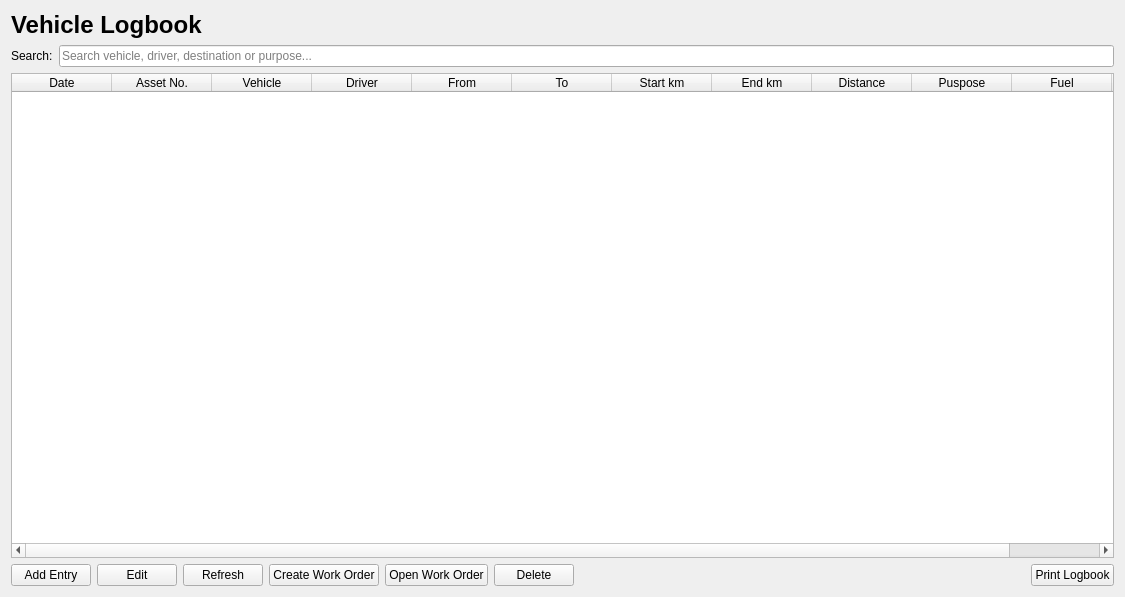
<?xml version="1.0" encoding="UTF-8"?>
<ui version="4.0">
 <class>VehicleLogbookPage</class>
 <widget class="QWidget" name="VehicleLogbookPage">
  <property name="geometry">
   <rect>
    <x>0</x>
    <y>0</y>
    <width>1125</width>
    <height>597</height>
   </rect>
  </property>
  <property name="windowTitle">
   <string>Vehicle Logbook</string>
  </property>
  <layout class="QVBoxLayout" name="verticalLayout">
   <item>
    <widget class="QLabel" name="lblTitle">
     <property name="font">
      <font>
       <pointsize>18</pointsize>
       <bold>true</bold>
      </font>
     </property>
     <property name="text">
      <string>Vehicle Logbook</string>
     </property>
    </widget>
   </item>
   <item>
    <layout class="QHBoxLayout" name="horizontalLayout">
     <item>
      <widget class="QLabel" name="lblSearch">
       <property name="text">
        <string>Search:</string>
       </property>
      </widget>
     </item>
     <item>
      <widget class="QLineEdit" name="txtSearch">
       <property name="placeholderText">
        <string>Search vehicle, driver, destination or purpose...</string>
       </property>
      </widget>
     </item>
    </layout>
   </item>
   <item>
    <widget class="QTableWidget" name="tblLogbook">
     <column>
      <property name="text">
       <string>Date</string>
      </property>
     </column>
     <column>
      <property name="text">
       <string>Asset No.</string>
      </property>
     </column>
     <column>
      <property name="text">
       <string>Vehicle</string>
      </property>
     </column>
     <column>
      <property name="text">
       <string>Driver</string>
      </property>
     </column>
     <column>
      <property name="text">
       <string>From</string>
      </property>
     </column>
     <column>
      <property name="text">
       <string>To</string>
      </property>
     </column>
     <column>
      <property name="text">
       <string>Start km</string>
      </property>
     </column>
     <column>
      <property name="text">
       <string>End km</string>
      </property>
     </column>
     <column>
      <property name="text">
       <string>Distance</string>
      </property>
     </column>
     <column>
      <property name="text">
       <string>Puspose</string>
      </property>
     </column>
     <column>
      <property name="text">
       <string>Fuel</string>
      </property>
     </column>
     <column>
      <property name="text">
       <string>Work Order</string>
      </property>
     </column>
    </widget>
   </item>
   <item>
    <layout class="QHBoxLayout" name="horizontalLayout_2">
     <item>
      <widget class="QPushButton" name="btnAdd">
       <property name="text">
        <string>Add Entry</string>
       </property>
      </widget>
     </item>
     <item>
      <widget class="QPushButton" name="btnEdit">
       <property name="text">
        <string>Edit</string>
       </property>
      </widget>
     </item>
     <item>
      <widget class="QPushButton" name="btnRefresh">
       <property name="text">
        <string>Refresh</string>
       </property>
      </widget>
     </item>
     <item>
      <widget class="QPushButton" name="btnCreateWorkOrder">
       <property name="text">
        <string>Create Work Order</string>
       </property>
      </widget>
     </item>
     <item>
      <widget class="QPushButton" name="btnOpenWorkOrder">
       <property name="text">
        <string>Open Work Order</string>
       </property>
      </widget>
     </item>
     <item>
      <widget class="QPushButton" name="btnDelete">
       <property name="text">
        <string>Delete</string>
       </property>
      </widget>
     </item>
     <item>
      <spacer name="horizontalSpacer">
       <property name="orientation">
        <enum>Qt::Orientation::Horizontal</enum>
       </property>
       <property name="sizeHint" stdset="0">
        <size>
         <width>1045</width>
         <height>20</height>
        </size>
       </property>
      </spacer>
     </item>
     <item>
      <widget class="QPushButton" name="btnPrint">
       <property name="text">
        <string>Print Logbook</string>
       </property>
      </widget>
     </item>
    </layout>
   </item>
  </layout>
 </widget>
 <resources/>
 <connections/>
</ui>
